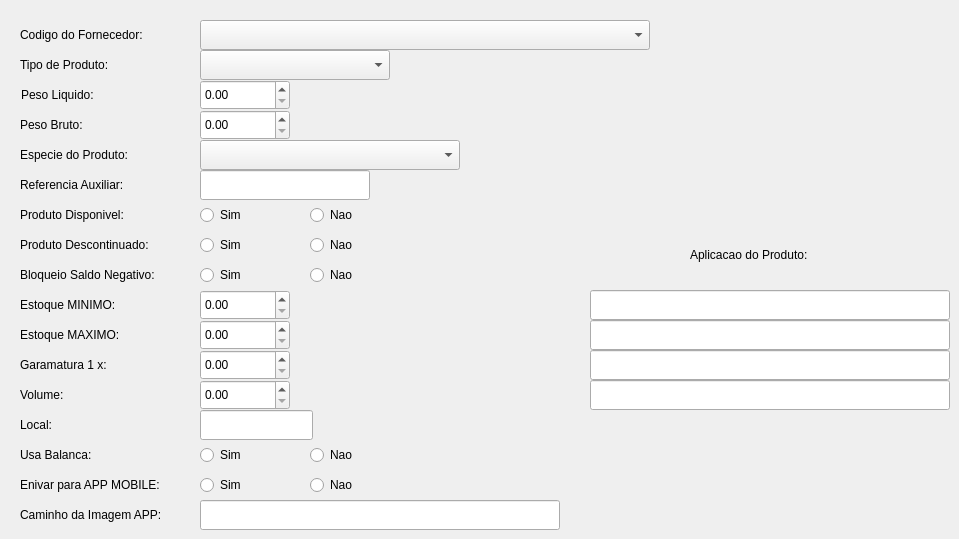
    <widget class="QWidget" name="tab_4">
     <attribute name="title">
      <string>Outras Informacoes</string>
     </attribute>
     <widget class="QLabel" name="label_18">
      <property name="geometry">
       <rect>
        <x>20</x>
        <y>140</y>
        <width>170</width>
        <height>30</height>
       </rect>
      </property>
      <property name="styleSheet">
       <string notr="true"/>
      </property>
      <property name="text">
       <string>Especie do Produto:</string>
      </property>
     </widget>
     <widget class="QLabel" name="label_19">
      <property name="geometry">
       <rect>
        <x>20</x>
        <y>170</y>
        <width>170</width>
        <height>30</height>
       </rect>
      </property>
      <property name="styleSheet">
       <string notr="true"/>
      </property>
      <property name="text">
       <string>Referencia Auxiliar:</string>
      </property>
     </widget>
     <widget class="QLabel" name="label_28">
      <property name="geometry">
       <rect>
        <x>20</x>
        <y>110</y>
        <width>170</width>
        <height>30</height>
       </rect>
      </property>
      <property name="styleSheet">
       <string notr="true"/>
      </property>
      <property name="text">
       <string>Peso Bruto:</string>
      </property>
     </widget>
     <widget class="QLabel" name="label_24">
      <property name="geometry">
       <rect>
        <x>20</x>
        <y>20</y>
        <width>170</width>
        <height>30</height>
       </rect>
      </property>
      <property name="styleSheet">
       <string notr="true"/>
      </property>
      <property name="text">
       <string>Codigo do Fornecedor:</string>
      </property>
     </widget>
     <widget class="QLabel" name="label_27">
      <property name="geometry">
       <rect>
        <x>21</x>
        <y>80</y>
        <width>170</width>
        <height>30</height>
       </rect>
      </property>
      <property name="styleSheet">
       <string notr="true"/>
      </property>
      <property name="text">
       <string>Peso Liquido:</string>
      </property>
     </widget>
     <widget class="QLabel" name="label_20">
      <property name="geometry">
       <rect>
        <x>20</x>
        <y>50</y>
        <width>170</width>
        <height>30</height>
       </rect>
      </property>
      <property name="styleSheet">
       <string notr="true"/>
      </property>
      <property name="text">
       <string>Tipo de Produto:</string>
      </property>
     </widget>
     <widget class="QLabel" name="label_35">
      <property name="geometry">
       <rect>
        <x>20</x>
        <y>470</y>
        <width>170</width>
        <height>30</height>
       </rect>
      </property>
      <property name="styleSheet">
       <string notr="true"/>
      </property>
      <property name="text">
       <string>Enivar para APP MOBILE:</string>
      </property>
     </widget>
     <widget class="QLabel" name="label_37">
      <property name="geometry">
       <rect>
        <x>20</x>
        <y>380</y>
        <width>170</width>
        <height>30</height>
       </rect>
      </property>
      <property name="styleSheet">
       <string notr="true"/>
      </property>
      <property name="text">
       <string>Volume:</string>
      </property>
     </widget>
     <widget class="QLabel" name="label_38">
      <property name="geometry">
       <rect>
        <x>20</x>
        <y>410</y>
        <width>170</width>
        <height>30</height>
       </rect>
      </property>
      <property name="styleSheet">
       <string notr="true"/>
      </property>
      <property name="text">
       <string>Local:</string>
      </property>
     </widget>
     <widget class="QLabel" name="label_34">
      <property name="geometry">
       <rect>
        <x>20</x>
        <y>230</y>
        <width>170</width>
        <height>30</height>
       </rect>
      </property>
      <property name="styleSheet">
       <string notr="true"/>
      </property>
      <property name="text">
       <string>Produto Descontinuado:</string>
      </property>
     </widget>
     <widget class="QLabel" name="label_33">
      <property name="geometry">
       <rect>
        <x>20</x>
        <y>200</y>
        <width>170</width>
        <height>30</height>
       </rect>
      </property>
      <property name="styleSheet">
       <string notr="true"/>
      </property>
      <property name="text">
       <string>Produto Disponivel:</string>
      </property>
     </widget>
     <widget class="QLabel" name="label_39">
      <property name="geometry">
       <rect>
        <x>20</x>
        <y>440</y>
        <width>170</width>
        <height>30</height>
       </rect>
      </property>
      <property name="styleSheet">
       <string notr="true"/>
      </property>
      <property name="text">
       <string>Usa Balanca:</string>
      </property>
     </widget>
     <widget class="QLabel" name="label_36">
      <property name="geometry">
       <rect>
        <x>20</x>
        <y>350</y>
        <width>170</width>
        <height>30</height>
       </rect>
      </property>
      <property name="styleSheet">
       <string notr="true"/>
      </property>
      <property name="text">
       <string>Garamatura 1 x:</string>
      </property>
     </widget>
     <widget class="QLabel" name="label_47">
      <property name="geometry">
       <rect>
        <x>690</x>
        <y>240</y>
        <width>170</width>
        <height>30</height>
       </rect>
      </property>
      <property name="styleSheet">
       <string notr="true"/>
      </property>
      <property name="text">
       <string>Aplicacao do Produto:</string>
      </property>
     </widget>
     <widget class="QLabel" name="label_48">
      <property name="geometry">
       <rect>
        <x>20</x>
        <y>500</y>
        <width>170</width>
        <height>30</height>
       </rect>
      </property>
      <property name="styleSheet">
       <string notr="true"/>
      </property>
      <property name="text">
       <string>Caminho da Imagem APP:</string>
      </property>
     </widget>
     <widget class="QLabel" name="label_32">
      <property name="geometry">
       <rect>
        <x>20</x>
        <y>320</y>
        <width>170</width>
        <height>30</height>
       </rect>
      </property>
      <property name="styleSheet">
       <string notr="true"/>
      </property>
      <property name="text">
       <string>Estoque MAXIMO:</string>
      </property>
     </widget>
     <widget class="QLabel" name="label_31">
      <property name="geometry">
       <rect>
        <x>20</x>
        <y>260</y>
        <width>170</width>
        <height>30</height>
       </rect>
      </property>
      <property name="styleSheet">
       <string notr="true"/>
      </property>
      <property name="text">
       <string>Bloqueio Saldo Negativo:</string>
      </property>
     </widget>
     <widget class="QLabel" name="label_30">
      <property name="geometry">
       <rect>
        <x>20</x>
        <y>290</y>
        <width>170</width>
        <height>30</height>
       </rect>
      </property>
      <property name="styleSheet">
       <string notr="true"/>
      </property>
      <property name="text">
       <string>Estoque MINIMO:</string>
      </property>
     </widget>
     <widget class="QComboBox" name="comboBox_2">
      <property name="geometry">
       <rect>
        <x>200</x>
        <y>20</y>
        <width>450</width>
        <height>30</height>
       </rect>
      </property>
      <property name="styleSheet">
       <string notr="true"/>
      </property>
     </widget>
     <widget class="QComboBox" name="comboBox_3">
      <property name="geometry">
       <rect>
        <x>200</x>
        <y>50</y>
        <width>190</width>
        <height>30</height>
       </rect>
      </property>
      <property name="styleSheet">
       <string notr="true"/>
      </property>
     </widget>
     <widget class="QComboBox" name="comboBox_6">
      <property name="geometry">
       <rect>
        <x>200</x>
        <y>140</y>
        <width>260</width>
        <height>30</height>
       </rect>
      </property>
      <property name="styleSheet">
       <string notr="true"/>
      </property>
     </widget>
     <widget class="QDoubleSpinBox" name="doubleSpinBox_8">
      <property name="geometry">
       <rect>
        <x>200</x>
        <y>80</y>
        <width>90</width>
        <height>30</height>
       </rect>
      </property>
     </widget>
     <widget class="QDoubleSpinBox" name="doubleSpinBox_9">
      <property name="geometry">
       <rect>
        <x>200</x>
        <y>110</y>
        <width>90</width>
        <height>30</height>
       </rect>
      </property>
     </widget>
     <widget class="QLineEdit" name="mref">
      <property name="geometry">
       <rect>
        <x>200</x>
        <y>170</y>
        <width>170</width>
        <height>30</height>
       </rect>
      </property>
     </widget>
     <widget class="QDoubleSpinBox" name="doubleSpinBox_10">
      <property name="geometry">
       <rect>
        <x>200</x>
        <y>290</y>
        <width>90</width>
        <height>30</height>
       </rect>
      </property>
     </widget>
     <widget class="QDoubleSpinBox" name="doubleSpinBox_11">
      <property name="geometry">
       <rect>
        <x>200</x>
        <y>320</y>
        <width>90</width>
        <height>30</height>
       </rect>
      </property>
      <property name="maximum">
       <double>999999.989999999990687</double>
      </property>
     </widget>
     <widget class="QDoubleSpinBox" name="doubleSpinBox_12">
      <property name="geometry">
       <rect>
        <x>200</x>
        <y>350</y>
        <width>90</width>
        <height>30</height>
       </rect>
      </property>
     </widget>
     <widget class="QDoubleSpinBox" name="doubleSpinBox_13">
      <property name="geometry">
       <rect>
        <x>200</x>
        <y>380</y>
        <width>90</width>
        <height>30</height>
       </rect>
      </property>
     </widget>
     <widget class="QLineEdit" name="mapp_imagem">
      <property name="geometry">
       <rect>
        <x>200</x>
        <y>500</y>
        <width>360</width>
        <height>30</height>
       </rect>
      </property>
      <property name="maxLength">
       <number>60</number>
      </property>
     </widget>
     <widget class="QLineEdit" name="maplic0">
      <property name="geometry">
       <rect>
        <x>590</x>
        <y>290</y>
        <width>360</width>
        <height>30</height>
       </rect>
      </property>
      <property name="maxLength">
       <number>60</number>
      </property>
     </widget>
     <widget class="QLineEdit" name="maplic1">
      <property name="geometry">
       <rect>
        <x>590</x>
        <y>320</y>
        <width>360</width>
        <height>30</height>
       </rect>
      </property>
      <property name="maxLength">
       <number>60</number>
      </property>
     </widget>
     <widget class="QLineEdit" name="maplic2">
      <property name="geometry">
       <rect>
        <x>590</x>
        <y>350</y>
        <width>360</width>
        <height>30</height>
       </rect>
      </property>
      <property name="maxLength">
       <number>60</number>
      </property>
     </widget>
     <widget class="QLineEdit" name="maplic3">
      <property name="geometry">
       <rect>
        <x>590</x>
        <y>380</y>
        <width>360</width>
        <height>30</height>
       </rect>
      </property>
      <property name="maxLength">
       <number>60</number>
      </property>
     </widget>
     <widget class="QLineEdit" name="mlocal">
      <property name="geometry">
       <rect>
        <x>200</x>
        <y>410</y>
        <width>113</width>
        <height>30</height>
       </rect>
      </property>
     </widget>
     <widget class="QRadioButton" name="rb_disponivel_sim">
      <property name="geometry">
       <rect>
        <x>200</x>
        <y>200</y>
        <width>89</width>
        <height>30</height>
       </rect>
      </property>
      <property name="text">
       <string>Sim</string>
      </property>
     </widget>
     <widget class="QRadioButton" name="rb_disponivel_nao">
      <property name="geometry">
       <rect>
        <x>310</x>
        <y>200</y>
        <width>89</width>
        <height>30</height>
       </rect>
      </property>
      <property name="text">
       <string>Nao</string>
      </property>
     </widget>
     <widget class="QRadioButton" name="rb_descontinuado_sim">
      <property name="geometry">
       <rect>
        <x>200</x>
        <y>230</y>
        <width>89</width>
        <height>30</height>
       </rect>
      </property>
      <property name="text">
       <string>Sim</string>
      </property>
     </widget>
     <widget class="QRadioButton" name="rb_descontinuado_nao">
      <property name="geometry">
       <rect>
        <x>310</x>
        <y>230</y>
        <width>89</width>
        <height>30</height>
       </rect>
      </property>
      <property name="text">
       <string>Nao</string>
      </property>
     </widget>
     <widget class="QRadioButton" name="rb_saldo_neg_sim">
      <property name="geometry">
       <rect>
        <x>200</x>
        <y>260</y>
        <width>89</width>
        <height>30</height>
       </rect>
      </property>
      <property name="text">
       <string>Sim</string>
      </property>
     </widget>
     <widget class="QRadioButton" name="rb_saldo_neg_nao">
      <property name="geometry">
       <rect>
        <x>310</x>
        <y>260</y>
        <width>89</width>
        <height>30</height>
       </rect>
      </property>
      <property name="text">
       <string>Nao</string>
      </property>
     </widget>
     <widget class="QRadioButton" name="rb_balanca_sim">
      <property name="geometry">
       <rect>
        <x>200</x>
        <y>440</y>
        <width>89</width>
        <height>30</height>
       </rect>
      </property>
      <property name="text">
       <string>Sim</string>
      </property>
     </widget>
     <widget class="QRadioButton" name="rb_balanca_nao">
      <property name="geometry">
       <rect>
        <x>310</x>
        <y>440</y>
        <width>89</width>
        <height>30</height>
       </rect>
      </property>
      <property name="text">
       <string>Nao</string>
      </property>
     </widget>
     <widget class="QRadioButton" name="rb_pocket_sim">
      <property name="geometry">
       <rect>
        <x>200</x>
        <y>470</y>
        <width>89</width>
        <height>30</height>
       </rect>
      </property>
      <property name="text">
       <string>Sim</string>
      </property>
     </widget>
     <widget class="QRadioButton" name="rb_pocket_nao">
      <property name="geometry">
       <rect>
        <x>310</x>
        <y>470</y>
        <width>89</width>
        <height>30</height>
       </rect>
      </property>
      <property name="text">
       <string>Nao</string>
      </property>
     </widget>
    </widget>
